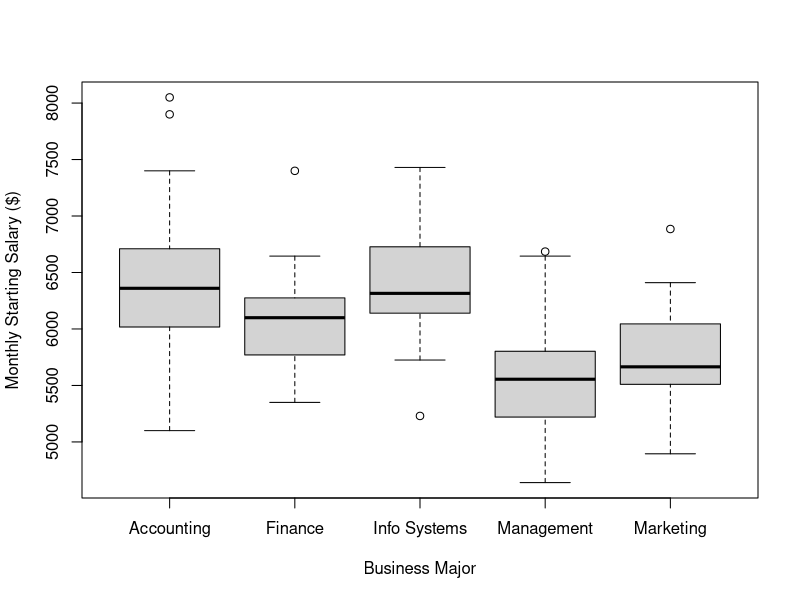

The R source for this figure:
major_salaries_df <- read.csv("MajorSalaries.csv")
boxplot(Monthly.Starting.Salary.... ~ Major,
        data = major_salaries_df,
        xlab = "Business Major",
        ylab = "Monthly Starting Salary ($)")